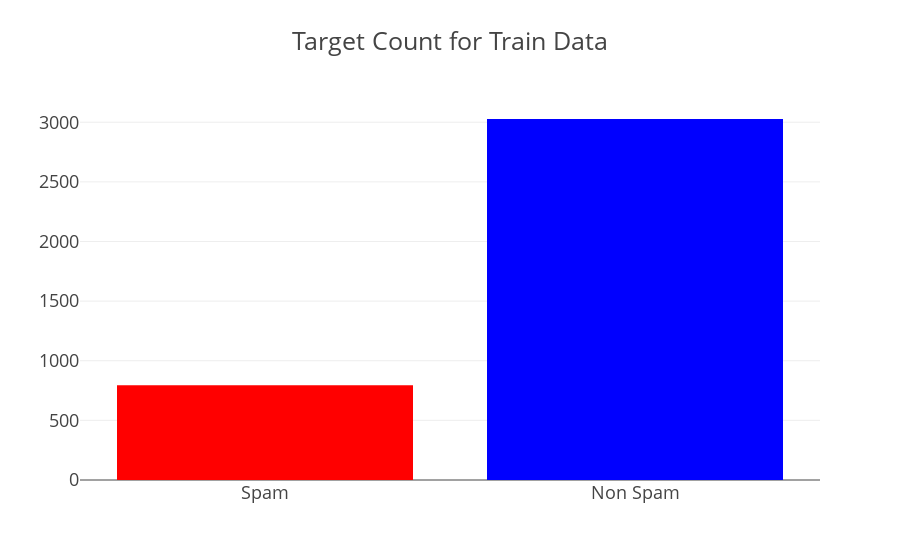
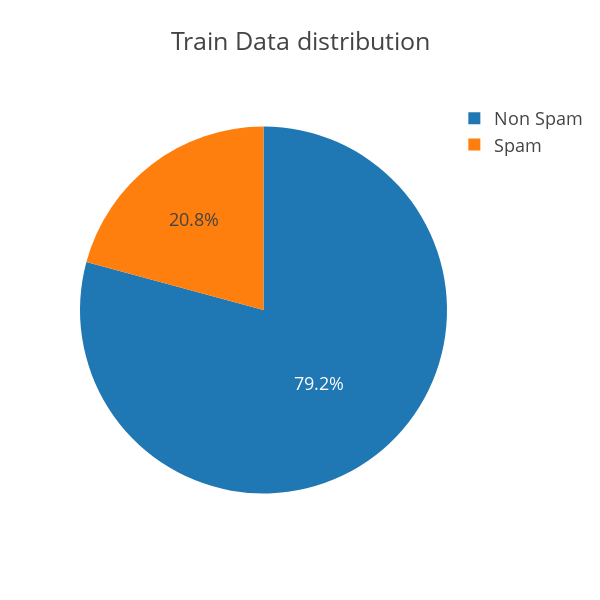

These figures' notebook cell, in order:
### Code cell
configure_plotly_browser_state()

spam_size = len(spam_train_index)
non_spam_size = len(non_spam_train_index)
total_train_size = spam_size + non_spam_size

trace = go.Bar(
    x=["Spam","Non Spam"],
    y=[spam_size, non_spam_size],
    marker=dict(
        color=[spam_size, non_spam_size],
        colorscale = 'Picnic',
        reversescale = True
    ),
)

layout = go.Layout(
    title='Target Count for Train Data',
    font=dict(size=18)
)

data = [trace]
fig = go.Figure(data=data, layout=layout)
py.iplot(fig, filename="TargetCount")

## target distribution ##
labels = (np.array(["Spam", "Non Spam"]))
sizes = (np.array(([spam_size,non_spam_size]))/total_train_size*100)

trace = go.Pie(labels=labels, values=sizes)
layout = go.Layout(
    title='Train Data distribution',
    font=dict(size=18),
    width=600,
    height=600,
)
data = [trace]
fig = go.Figure(data=data, layout=layout)
py.iplot(fig, filename="usertype")

### Figure 1 — Plotly figure (JSON) as saved in the notebook; plotly's stock layout.template omitted (floating-point values rounded to 4 significant figures)
{"data": [{"marker": {"color": [794, 3027], "reversescale": true, "colorscale": "Picnic"}, "x": ["Spam", "Non Spam"], "type": "bar", "y": [794, 3027], "uid": "bce7e30b-3937-48ab-8130-b07076d967fd"}], "layout": {"font": {"size": 18}, "title": {"text": "Target Count for Train Data"}}}

### Figure 2 — Plotly figure (JSON) as saved in the notebook; plotly's stock layout.template omitted (floating-point values rounded to 4 significant figures)
{"data": [{"type": "pie", "labels": ["Spam", "Non Spam"], "values": [20.78, 79.22], "uid": "6b5b54ad-b1cb-4f43-88b2-9aa26d5fb858"}], "layout": {"title": {"text": "Train Data distribution"}, "font": {"size": 18}, "width": 600, "height": 600}}
